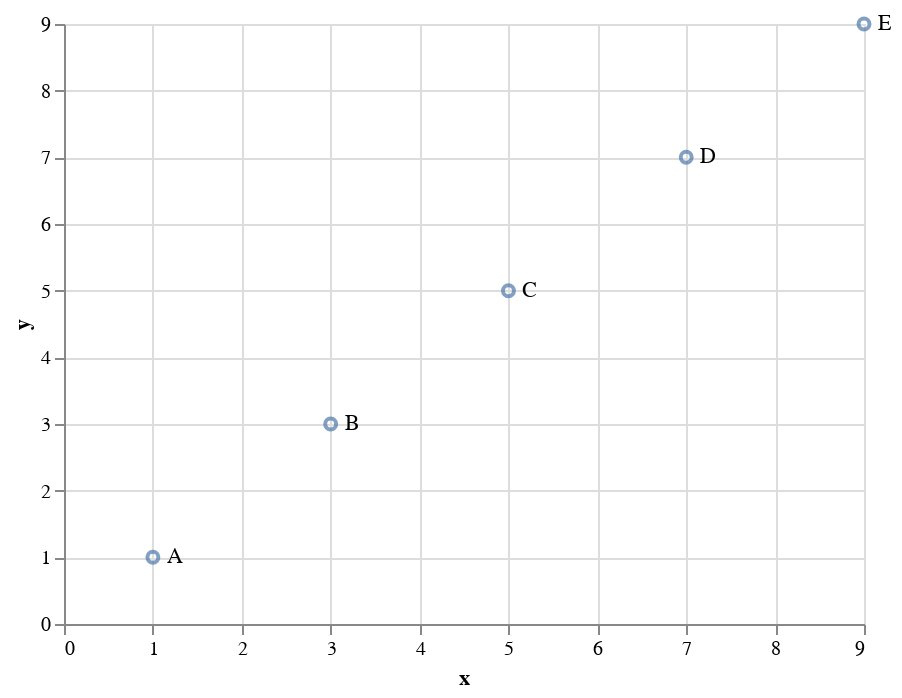

The notebook cell this image was saved under:
### Code cell
import altair as alt
import pandas as pd

source = pd.DataFrame({
    'x': [1, 3, 5, 7, 9],
    'y': [1, 3, 5, 7, 9],
    'label': ['A', 'B', 'C', 'D', 'E']
})

points = alt.Chart(source).mark_point().encode(
    x='x:Q',
    y='y:Q'
)

text = points.mark_text(
    align='left',
    baseline='middle',
    dx=7
).encode(
    text='label'
)

points + text

### Figure 1 — Vega-Lite specification as saved in the notebook (floating-point values rounded to 4 significant figures)
{"config": {"view": {"continuousWidth": 400, "continuousHeight": 300}}, "layer": [{"mark": "point", "encoding": {"x": {"type": "quantitative", "field": "x"}, "y": {"type": "quantitative", "field": "y"}}}, {"mark": {"type": "text", "align": "left", "baseline": "middle", "dx": 7}, "encoding": {"text": {"type": "nominal", "field": "label"}, "x": {"type": "quantitative", "field": "x"}, "y": {"type": "quantitative", "field": "y"}}}], "data": {"name": "data-4db6ddb6c4b049d1ba9819161e3b8018"}, "$schema": "https://vega.github.io/schema/vega-lite/v4.8.1.json", "datasets": {"data-4db6ddb6c4b049d1ba9819161e3b8018": [{"x": 1, "y": 1, "label": "A"}, {"x": 3, "y": 3, "label": "B"}, {"x": 5, "y": 5, "label": "C"}, {"x": 7, "y": 7, "label": "D"}, {"x": 9, "y": 9, "label": "E"}]}}
